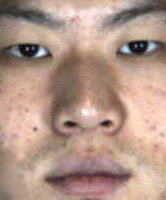
%> input picture neural networks/facial recognition/standard_set/data/01-1B.jpg, 166 x 200 px
$ octave main.m   (GNU Octave 9; MATLAB toolbox functions it lacks are replaced by stand-ins)
%> lines starting %> are read from the running program, lines starting %| are printed output that depends on the picture
% Eigenface method
%
clear all
close all

%cd 'C:\YOUR DATABASE PATH'

%===================================================================================
% Part A: Input of the image database
%===================================================================================
imSize = [150 100];
template(:,:,1,1)=double(rgb2gray(imresize(imread('01-1B.jpg'),imSize)))/255;
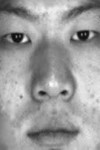
%> template: size 150x100 double; min 0.0471, max 0.992, mean 0.617
template(:,:,1,2)=double(rgb2gray(imresize(imread('01-2B.jpg'),imSize)))/255;
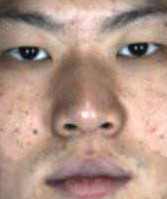
%> input picture neural networks/facial recognition/standard_set/data/01-2B.jpg, 167 x 199 px
template(:,:,2,1)=double(rgb2gray(imresize(imread('02-1B.jpg'),imSize)))/255;
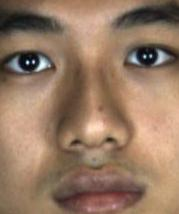
%> input picture neural networks/facial recognition/standard_set/data/02-1B.JPG, 179 x 214 px
template(:,:,2,2)=double(rgb2gray(imresize(imread('02-2B.jpg'),imSize)))/255;
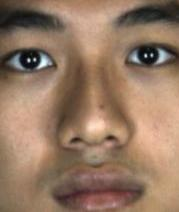
%> input picture neural networks/facial recognition/standard_set/data/02-2B.jpg, 179 x 212 px
template(:,:,3,1)=double(rgb2gray(imresize(imread('03-1B.jpg'),imSize)))/255;
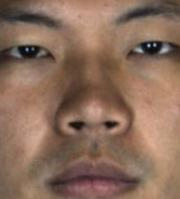
%> input picture neural networks/facial recognition/standard_set/data/03-1B.jpg, 180 x 199 px
template(:,:,3,2)=double(rgb2gray(imresize(imread('03-2B.jpg'),imSize)))/255;
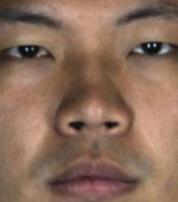
%> input picture neural networks/facial recognition/standard_set/data/03-2B.jpg, 178 x 202 px
%> (the run ends here)
